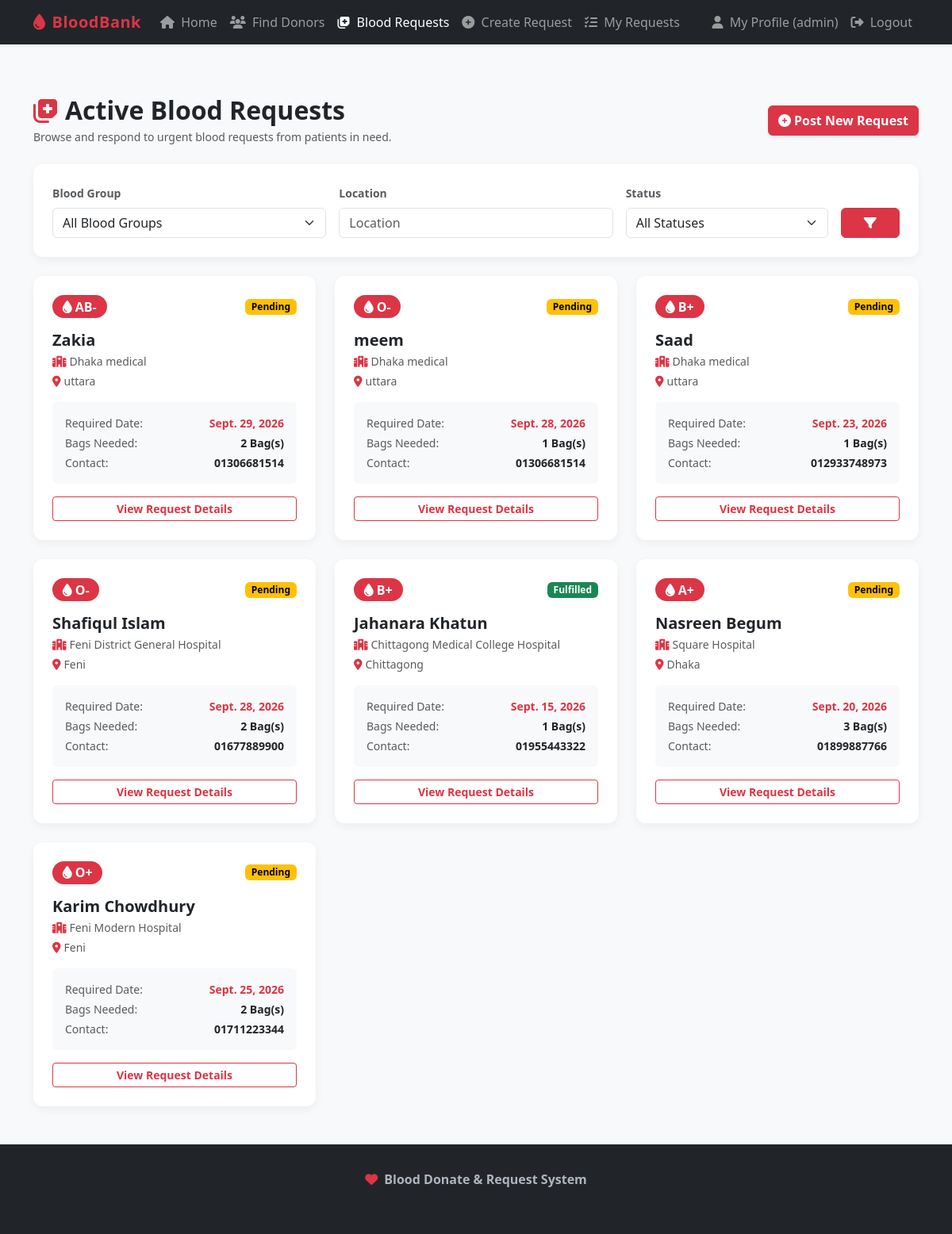
Screenshot of /requests/ (signed in) with the database file from the repository.
### blood_bank/models.py (models this page shows, shortened)
class BloodRequest(models.Model):
    requester = models.ForeignKey(User, on_delete=models.CASCADE, related_name='blood_requests')
    patient_name = models.CharField(max_length=100)
    blood_group = models.CharField(max_length=5, choices=BLOOD_GROUP_CHOICES)
    hospital_name = models.CharField(max_length=150)
    location = models.CharField(max_length=100)
    required_date = models.DateField()
    bags_required = models.PositiveIntegerField(default=1)
    contact_number = models.CharField(max_length=20)
    description = models.TextField(blank=True, default='')
    status = models.CharField(max_length=20, choices=REQUEST_STATUS_CHOICES, default='Pending')
    created_at = models.DateTimeField(auto_now_add=True)
    updated_at = models.DateTimeField(auto_now=True)

### blood_bank/views.py (the view, shortened to what this page needs)
# urls.py: path('requests/', views.request_list_view, name='request_list'),
def request_list_view(request):
    form = RequestFilterForm(request.GET or None)
    blood_requests = BloodRequest.objects.select_related('requester').all().order_by('-created_at')
    paginator = Paginator(blood_requests, 9)
    page_number = request.GET.get('page')
    page_obj = paginator.get_page(page_number)
    context = {
        'form': form,
        'page_obj': page_obj,
        'total_count': blood_requests.count(),
    }
    return render(request, 'blood_bank/request_list.html', context)

### blood_bank/forms.py
class RequestFilterForm(forms.Form):
    blood_group = forms.ChoiceField(
        choices=[('', 'All Blood Groups')] + BLOOD_GROUP_CHOICES,
        required=False,
        widget=forms.Select(attrs={'class': 'form-select'})
    )
    location = forms.CharField(
        required=False,
        widget=forms.TextInput(attrs={'class': 'form-control', 'placeholder': 'Location'})
    )
    status = forms.ChoiceField(
        choices=[('', 'All Statuses')] + REQUEST_STATUS_CHOICES,
        required=False,
        widget=forms.Select(attrs={'class': 'form-select'})
    )

### blood_bank/templates/blood_bank/request_list.html (shortened to what this page needs)
{% extends 'base.html' %}
{% block content %}
<div class="container my-5">
    <div class="d-flex justify-content-between align-items-center mb-4">
        <div>
            <h2 class="fw-bold mb-1"><i class="fa-solid fa-notes-medical text-danger me-2"></i>Active Blood Requests</h2>
            <p class="text-muted small mb-0">Browse and respond to urgent blood requests from patients in need.</p>
        </div>
        <div>
            {% if user.is_authenticated %}
                <a href="{% url 'request_create' %}" class="btn btn-danger fw-bold shadow-sm">
                    <i class="fa-solid fa-plus-circle me-1"></i>Post New Request
                </a>
            {% endif %}
        </div>
    </div>
    <div class="card card-custom p-4 mb-4">
        <form method="get" class="row g-3">
            <div class="col-md-4">
                <label class="form-label fw-bold small text-muted">Blood Group</label>
                {{ form.blood_group }}
            </div>
            <div class="col-md-4">
                <label class="form-label fw-bold small text-muted">Location</label>
                {{ form.location }}
            </div>
            <div class="col-md-3">
                <label class="form-label fw-bold small text-muted">Status</label>
                {{ form.status }}
            </div>
            <div class="col-md-1 d-flex align-items-end">
                <button type="submit" class="btn btn-danger w-100 fw-bold">
                    <i class="fa-solid fa-filter"></i>
                </button>
            </div>
        </form>
    </div>
    {% if page_obj %}
        <div class="row g-4 mb-4">
            {% for req in page_obj %}
                <div class="col-md-4">
                    <div class="card card-custom h-100 p-4">
                        <div class="d-flex justify-content-between align-items-center mb-3">
                            <span class="badge badge-blood fs-6"><i class="fa-solid fa-droplet me-1"></i>{{ req.blood_group }}</span>
                            <span class="badge {% if req.status == 'Pending' %}status-badge-pending{% elif req.status == 'Fulfilled' %}status-badge-fulfilled{% else %}status-badge-cancelled{% endif %} px-2 py-1">
                                {{ req.status }}
                            </span>
                        </div>
                        <h5 class="fw-bold mb-1 text-dark">{{ req.patient_name }}</h5>
                        <p class="text-muted small mb-1"><i class="fa-solid fa-hospital text-danger me-1"></i>{{ req.hospital_name }}</p>
                        <p class="text-muted small mb-3"><i class="fa-solid fa-location-dot text-danger me-1"></i>{{ req.location }}</p>
                        <div class="bg-light p-3 rounded mb-3 small">
                            <div class="d-flex justify-content-between mb-1">
                                <span class="text-muted">Required Date:</span>
                                <span class="fw-bold text-danger">{{ req.required_date }}</span>
                            </div>
                            <div class="d-flex justify-content-between mb-1">
                                <span class="text-muted">Bags Needed:</span>
                                <span class="fw-bold">{{ req.bags_required }} Bag(s)</span>
                            </div>
                            <div class="d-flex justify-content-between">
                                <span class="text-muted">Contact:</span>
                                <span class="fw-bold">{{ req.contact_number }}</span>
                            </div>
                        </div>
                        <a href="{% url 'request_detail' req.pk %}" class="btn btn-outline-danger btn-sm w-100 fw-bold mt-auto">
                            View Request Details
                        </a>
                    </div>
                </div>
            {% endfor %}
        </div>
    {% else %}
        <div class="alert alert-info text-center py-4">
            <i class="fa-solid fa-info-circle fa-2x mb-2"></i>
            <h5>No blood requests match your current filters.</h5>
        </div>
    {% endif %}
</div>
{% endblock %}

### blood_bank/templates/base.html (shortened to what this page needs)
<!DOCTYPE html>
<html lang="en">
<head>
    <link href="https://cdn.jsdelivr.net/npm/bootstrap@5.3.2/dist/css/bootstrap.min.css" rel="stylesheet">
    <link rel="stylesheet" href="https://cdnjs.cloudflare.com/ajax/libs/font-awesome/6.4.0/css/all.min.css">
    {% load static %}
    <link rel="stylesheet" href="{% static 'css/style.css' %}">
</head>
<body>
    <nav class="navbar navbar-expand-lg navbar-dark bg-dark sticky-top shadow-sm">
        <div class="container">
            <a class="navbar-brand text-danger" href="{% url 'home' %}">
                <i class="fa-solid fa-droplet me-2"></i>BloodBank
            </a>
            <div class="collapse navbar-collapse" id="navbarNav">
                <ul class="navbar-nav me-auto mb-2 mb-lg-0">
                    <li class="nav-item">
                        <a class="nav-link {% if request.resolver_match.url_name == 'home' %}active{% endif %}" href="{% url 'home' %}">
                            <i class="fa-solid fa-house me-1"></i> Home
                        </a>
                    </li>
                    <li class="nav-item">
                        <a class="nav-link {% if request.resolver_match.url_name == 'donor_list' %}active{% endif %}" href="{% url 'donor_list' %}">
                            <i class="fa-solid fa-users me-1"></i> Find Donors
                        </a>
                    </li>
                    <li class="nav-item">
                        <a class="nav-link {% if request.resolver_match.url_name == 'request_list' %}active{% endif %}" href="{% url 'request_list' %}">
                            <i class="fa-solid fa-notes-medical me-1"></i> Blood Requests
                        </a>
                    </li>
                    {% if user.is_authenticated %}
                    <li class="nav-item">
                        <a class="nav-link {% if request.resolver_match.url_name == 'request_create' %}active{% endif %}" href="{% url 'request_create' %}">
                            <i class="fa-solid fa-plus-circle me-1"></i> Create Request
                        </a>
                    </li>
                    <li class="nav-item">
                        <a class="nav-link {% if request.resolver_match.url_name == 'my_requests' %}active{% endif %}" href="{% url 'my_requests' %}">
                            <i class="fa-solid fa-list-check me-1"></i> My Requests
                        </a>
                    </li>
                    {% endif %}
                </ul>
                <ul class="navbar-nav ms-auto">
                    {% if user.is_authenticated %}
                    <li class="nav-item">
                        <a class="nav-link {% if request.resolver_match.url_name == 'profile' %}active{% endif %}" href="{% url 'profile' %}">
                            <i class="fa-solid fa-user me-1"></i> My Profile ({{ user.username }})
                        </a>
                    </li>
                    <li class="nav-item">
                        <form method="post" action="{% url 'logout' %}" class="d-inline">
                            <button type="submit" class="btn btn-outline-danger btn-sm nav-link border-0 text-start">
                                <i class="fa-solid fa-right-from-bracket me-1"></i> Logout
                            </button>
                        </form>
                    </li>
                    {% endif %}
                </ul>
            </div>
        </div>
    </nav>
    <main class="main-content">
        {% block content %}{% endblock %}
    </main>
    <footer class="mt-auto">
        <div class="container text-center">
            <p class="mb-1"><i class="fa-solid fa-heart text-danger me-1"></i> <strong>Blood Donate & Request System</strong></p>
            <p class="small text-muted mb-0">Every donation saves lives. Connect donors with patients instantly.</p>
        </div>
    </footer>
</body>
</html>

### static/css/style.css (style rules this page uses)
:root { --primary-red: #dc3545; --dark-red: #b02a37; --light-red: #f8d7da; --hero-bg: linear-gradient(135deg, #800020 0%, #dc3545 100%); }
body { font-family: 'Segoe UI', Tahoma, Geneva, Verdana, sans-serif; background-color: #f8f9fa; color: #212529; display: flex; flex-direction: column; min-height: 100vh; }
.main-content { flex: 1; }
.navbar-brand { font-weight: 700; letter-spacing: 0.5px; }
.card-custom { border: none; border-radius: 12px; box-shadow: 0 4px 12px rgba(0,0,0,0.05); transition: transform 0.2s ease, box-shadow 0.2s ease; }
.badge-blood { background-color: var(--primary-red); color: white; font-size: 0.9rem; font-weight: 700; padding: 0.4em 0.8em; border-radius: 20px; }
.status-badge-pending { background-color: #ffc107; color: #000; }
.status-badge-fulfilled { background-color: #198754; color: #fff; }
footer { background-color: #212529; color: #adb5bd; padding: 2rem 0; margin-top: 3rem; }

### rows the page displays
BloodRequest: blood_group "AB-", status "Pending", patient_name "Zakia", hospital_name "Dhaka medical", location "uttara", required_date "Sept. 29, 2026", bags_required "2", contact_number "01306681514"
BloodRequest: blood_group "O-", status "Pending", patient_name "meem", hospital_name "Dhaka medical", location "uttara", required_date "Sept. 28, 2026", bags_required "1", contact_number "01306681514"
BloodRequest: blood_group "B+", status "Pending", patient_name "Saad", hospital_name "Dhaka medical", location "uttara", required_date "Sept. 23, 2026", bags_required "1", contact_number "012933748973"
BloodRequest: blood_group "O-", status "Pending", patient_name "Shafiqul Islam", hospital_name "Feni District General Hospital", location "Feni", required_date "Sept. 28, 2026", bags_required "2", contact_number "01677889900"
BloodRequest: blood_group "B+", status "Fulfilled", patient_name "Jahanara Khatun", hospital_name "Chittagong Medical College Hospital", location "Chittagong", required_date "Sept. 15, 2026", bags_required "1", contact_number "01955443322"
BloodRequest: blood_group "A+", status "Pending", patient_name "Nasreen Begum", hospital_name "Square Hospital", location "Dhaka", required_date "Sept. 20, 2026", bags_required "3", contact_number "01899887766"
BloodRequest: blood_group "O+", status "Pending", patient_name "Karim Chowdhury", hospital_name "Feni Modern Hospital", location "Feni", required_date "Sept. 25, 2026", bags_required "2", contact_number "01711223344"

### other values shown
{{ user.username }} "admin"
